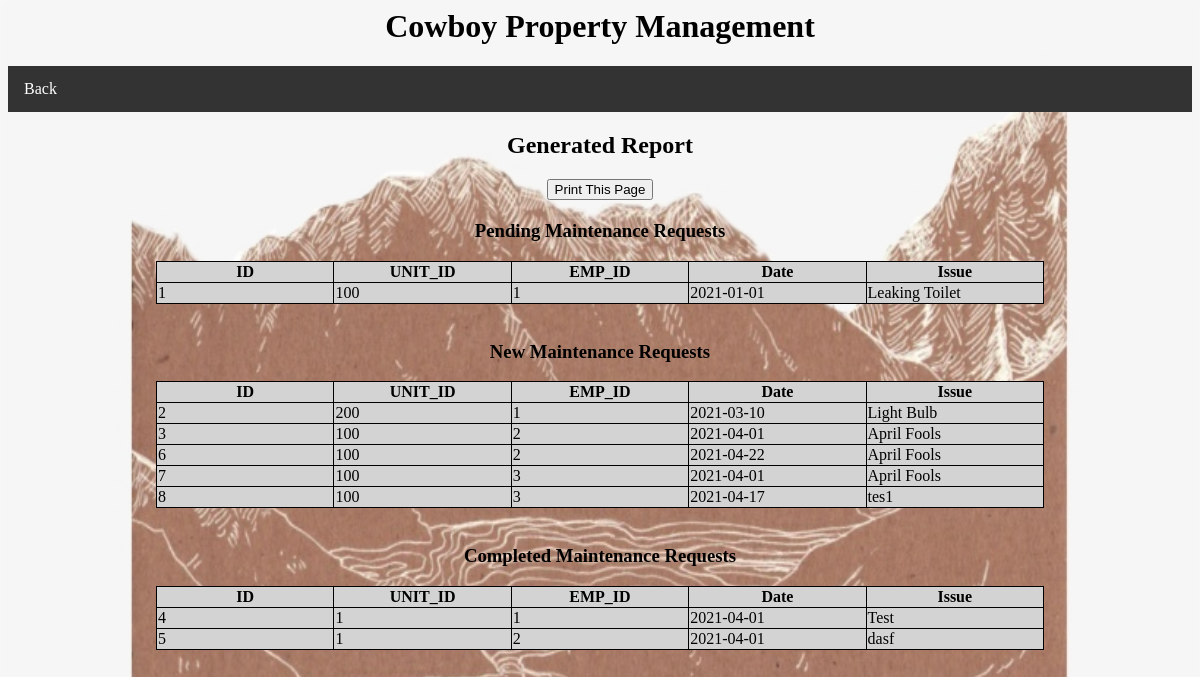
Screenshot of /maintenancereport.php (signed in) with the database file from the repository.
### tables this page shows
CREATE TABLE `Maintenance` (
  `ID` int(15) NOT NULL,
  `UNIT_ID` int(15) NOT NULL,
  `EMP_ID` int(11) DEFAULT NULL,
  `Date` date DEFAULT NULL,
  `Issue` varchar(128) DEFAULT NULL,
  `Status` varchar(16) DEFAULT 'New'
);

### maintenancereport.php (the view, shortened to what this page needs)
<html>
	<head>
		<link rel='stylesheet' href="/GroupProject/css/styles.css">
		</head>
		<body>
			<h1>Cowboy Property Management</h1>
			<ul>
  				<li><a href="reports.php">Back</a></li>
			</ul>
			<h2>Generated Report</h2>
			<h2><button onclick="window.print()">Print This 			Page</button></h2>
		</body>
</html>
<?php
require_once 'checksession.php';
$conn = new mysqli($hn, $un, $pw, $db);
$query="SELECT * FROM Maintenance WHERE `status`='pending'";
$result=$conn->query($query);
echo "<h3>Pending Maintenance Requests</h3>";
echo "<table>";
echo "<col style='width:20%'>";
echo "<col style='width:20%'>";
echo "<col style='width:20%'>";
echo "<col style='width:20%'>";
echo "<col style='width:20%'>";
echo "<tr>
<th>ID</th>
<th>UNIT_ID</th>
<th>EMP_ID</th>
<th>Date</th>
<th>Issue</th>
</tr>";
while($row = mysqli_fetch_array($result))
{
echo "<tr>";
echo "<td>" . $row['ID'] . "</td>";
echo "<td>" . $row['UNIT_ID'] . "</td>";
echo "<td>" . $row['EMP_ID'] . "</td>";
echo "<td>" . $row['Date'] . "</td>";
echo "<td>" . $row['Issue'] . "</td>";
echo "</tr>";
}
echo "</table>";
$query="SELECT * FROM Maintenance WHERE `status`='new'";
$result=$conn->query($query);
echo "<h3>New Maintenance Requests</h3>";
echo "<table>";
echo "<col style='width:20%'>";
echo "<col style='width:20%'>";
echo "<col style='width:20%'>";
echo "<col style='width:20%'>";
echo "<col style='width:20%'>";
echo "<tr>
<th>ID</th>
<th>UNIT_ID</th>
<th>EMP_ID</th>
<th>Date</th>
<th>Issue</th>
</tr>";
while($row = mysqli_fetch_array($result))
{
echo "<tr>";
echo "<td>" . $row['ID'] . "</td>";
echo "<td>" . $row['UNIT_ID'] . "</td>";
echo "<td>" . $row['EMP_ID'] . "</td>";
echo "<td>" . $row['Date'] . "</td>";
echo "<td>" . $row['Issue'] . "</td>";
echo "</tr>";
}
echo "</table>";
$query="SELECT * FROM Maintenance WHERE `status`='Complete'";
$result=$conn->query($query);
echo "<h3>Completed Maintenance Requests</h3>";
echo "<table>";
echo "<col style='width:20%'>";
echo "<col style='width:20%'>";
echo "<col style='width:20%'>";
echo "<col style='width:20%'>";
echo "<col style='width:20%'>";
echo "<tr>
<th>ID</th>
<th>UNIT_ID</th>
<th>EMP_ID</th>
<th>Date</th>
<th>Issue</th>
</tr>";
while($row = mysqli_fetch_array($result))
{
echo "<tr>";
echo "<td>" . $row['ID'] . "</td>";
echo "<td>" . $row['UNIT_ID'] . "</td>";
echo "<td>" . $row['EMP_ID'] . "</td>";
echo "<td>" . $row['Date'] . "</td>";
echo "<td>" . $row['Issue'] . "</td>";
echo "</tr>";
}
echo "</table>";
?>

### css/styles.css (style rules this page uses)
body { background-image: url("/GroupProject/images/paper.jpg"); background-repeat: no-repeat; background-color: #cccccc; background-size: 100% 100%; }
h1 { color: Black; text-align: center; }
ul { list-style-type: none; margin: 0; padding: 0; overflow: hidden; background-color: #333; }
li { float: left; }
li a { display: block; color: white; text-align: center; padding: 14px 16px; text-decoration: none; }
h2 { color: Black; text-align: center; }
table, th, td { border: 1px solid black; border-collapse: collapse; }
table { width: 75%; margin-left: auto; margin-right: auto; background-color: #D3D3D3; alignment-adjust: center; }
h3 { color: Black; text-align: center; }

### rows the page displays
maintenance: ID "1", UNIT_ID "100", EMP_ID "1", Date "2021-01-01", Issue "Leaking Toilet"
maintenance: ID "2", UNIT_ID "200", EMP_ID "1", Date "2021-03-10", Issue "Light Bulb"
maintenance: ID "3", UNIT_ID "100", EMP_ID "2", Date "2021-04-01", Issue "April Fools"
maintenance: ID "6", UNIT_ID "100", EMP_ID "2", Date "2021-04-22", Issue "April Fools"
maintenance: ID "7", UNIT_ID "100", EMP_ID "3", Date "2021-04-01", Issue "April Fools"
maintenance: ID "8", UNIT_ID "100", EMP_ID "3", Date "2021-04-17", Issue "tes1"
maintenance: ID "4", UNIT_ID "1", EMP_ID "1", Date "2021-04-01", Issue "Test"
maintenance: ID "5", UNIT_ID "1", EMP_ID "2", Date "2021-04-01", Issue "dasf"
